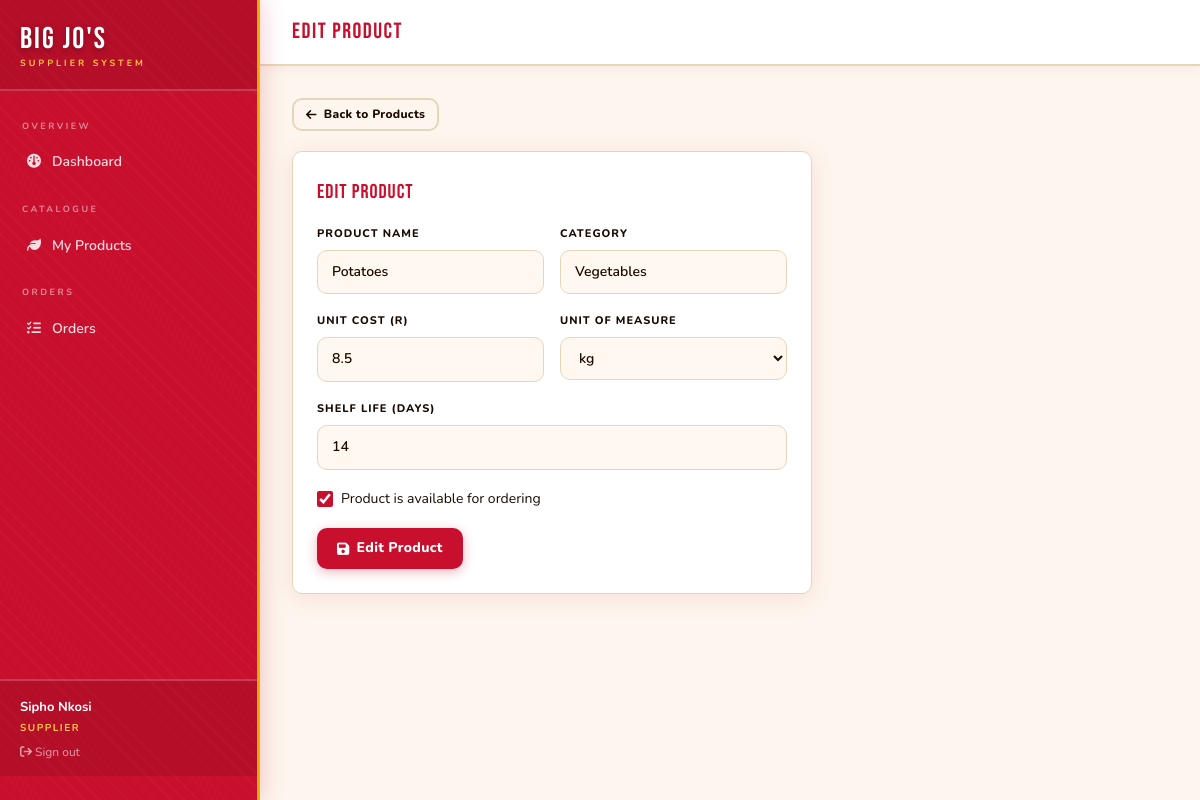
The app's page /supplier/products/1/edit (signed in) with its own data.
### app/models/__init__.py (models this page shows, shortened)
class User(UserMixin, db.Model):
    __tablename__ = 'user'
    id = db.Column(db.Integer, primary_key=True)
    name = db.Column(db.String(120), nullable=False)
    email = db.Column(db.String(120), unique=True, nullable=False)
    password_hash = db.Column(db.String(256), nullable=False)
    role = db.Column(db.String(20), nullable=False)  # manager / supplier / admin
    phone = db.Column(db.String(20))
    created_at = db.Column(db.DateTime, default=utc_now)
    supplier_profile = db.relationship('Supplier', backref='user', uselist=False)
    notifications = db.relationship('Notification', backref='user', lazy='dynamic')

class Product(db.Model):
    __tablename__ = 'product'
    id = db.Column(db.Integer, primary_key=True)
    supplier_id = db.Column(db.Integer, db.ForeignKey('supplier.id'), nullable=False)
    name = db.Column(db.String(120), nullable=False)
    category = db.Column(db.String(80))
    unit_cost = db.Column(db.Float, nullable=False)
    unit_of_measure = db.Column(db.String(20), default='kg')
    shelf_life_days = db.Column(db.Integer, default=7)
    available = db.Column(db.Boolean, default=True)
    inventory = db.relationship('Inventory', backref='product', uselist=False)
    order_lines = db.relationship('OrderLine', backref='product', lazy='dynamic')

### app/supplier/__init__.py (the view, shortened to what this page needs)
@bp.route('/products/<int:product_id>/edit', methods=['GET', 'POST'])
@supplier_required
def edit_product(product_id):
    supplier = get_supplier()
    product = Product.query.filter_by(id=product_id, supplier_id=supplier.id).first_or_404()
    form = ProductForm(obj=product)
    return render_template('supplier/product_form.html', form=form, title='Edit Product')

### app/forms/__init__.py
class ProductForm(FlaskForm):
    name = StringField('Product Name', validators=[DataRequired()])
    category = StringField('Category', validators=[DataRequired()])
    unit_cost = FloatField('Unit Cost (R)', validators=[DataRequired(), NumberRange(min=0)])
    unit_of_measure = SelectField('Unit of Measure',
                                  choices=[('kg', 'kg'), ('unit', 'unit'), ('litre', 'litre'),
                                           ('bag', 'bag'), ('crate', 'crate')])
    shelf_life_days = IntegerField('Shelf Life (days)', validators=[Optional()])
    available = BooleanField('Available', default=True)
    submit = SubmitField('Save Product')

### app/__init__.py (called while the page is built)
@login_manager.user_loader
def load_user(user_id):
    from app.models import User
    return db.session.get(User, int(user_id))

### app/supplier/__init__.py (called while the page is built)
def supplier_required(f):
    @wraps(f)
    def decorated(*args, **kwargs):
        if not current_user.is_authenticated or current_user.role != 'supplier':
            flash('Access restricted to suppliers.', 'danger')
            return redirect(url_for('auth.login'))
        return f(*args, **kwargs)
    return login_required(decorated)

def get_supplier():
    return Supplier.query.filter_by(user_id=current_user.id).first_or_404()

### app/templates/supplier/product_form.html (shortened to what this page needs)
{% extends 'shared/dashboard_layout.html' %}
{% block page_title %}{{ title }}{% endblock %}
{% block content %}
<div style="margin-bottom:20px;">
  <a href="{{ url_for('supplier.products') }}" class="btn btn-outline btn-sm">
    <i class="fa-solid fa-arrow-left"></i> Back to Products
  </a>
</div>
<div class="card" style="max-width:520px;">
  <div class="card-title">{{ title }}</div>
  <form method="POST">
    <div class="form-row">
      <div class="form-group">
        <label class="form-label">Product Name</label>
        {{ form.name(class="form-control", placeholder="e.g. Potatoes") }}
      </div>
      <div class="form-group">
        <label class="form-label">Category</label>
        {{ form.category(class="form-control", placeholder="e.g. Vegetables") }}
      </div>
    </div>
    <div class="form-row">
      <div class="form-group">
        <label class="form-label">Unit Cost (R)</label>
        {{ form.unit_cost(class="form-control", placeholder="0.00") }}
      </div>
      <div class="form-group">
        <label class="form-label">Unit of Measure</label>
        {{ form.unit_of_measure(class="form-control") }}
      </div>
    </div>
    <div class="form-group">
      <label class="form-label">Shelf Life (days)</label>
      {{ form.shelf_life_days(class="form-control", placeholder="7") }}
    </div>
    <div class="form-group">
      <div class="check-wrap">
        {{ form.available() }}
        <label style="color:var(--text);font-size:14px;">Product is available for ordering</label>
      </div>
    </div>
    <button type="submit" class="btn btn-primary">
      <i class="fa-solid fa-floppy-disk"></i> {{ title }}
    </button>
  </form>
</div>
{% endblock %}

### app/templates/shared/dashboard_layout.html (shortened to what this page needs)
{% extends 'base.html' %}
{% block body %}
<div class="flex min-h-screen bg-cream">
  <aside id="sidebar"
         class="fixed inset-y-0 left-0 z-50 flex w-[260px] -translate-x-full flex-col overflow-y-auto
                border-r-[3px] border-gold bg-brand pb-6
                shadow-[4px_0_20px_rgba(200,16,46,.18)] transition-transform duration-200 md:translate-x-0"
         style="background-image:repeating-linear-gradient(45deg,rgba(255,255,255,.03) 0px,rgba(255,255,255,.03) 1px,transparent 1px,transparent 10px)">
    <div class="border-b-2 border-white/20 bg-black/10 px-5 pb-[18px] pt-6">
      <div class="font-display text-[30px] leading-none tracking-[2px] text-white"
           style="text-shadow:0 2px 6px rgba(0,0,0,.3)">Big Jo's</div>
      <div class="mt-0.5 text-[9px] font-bold uppercase tracking-[3px] text-gold2">Supplier System</div>
    </div>
    <nav class="flex-1 space-y-0.5 px-3 py-4">
      {% if current_user.role in ('manager','admin') %}
      <div class="px-2.5 pb-1.5 pt-3 text-[9px] font-bold uppercase tracking-[2.5px] text-white/50">Overview</div>
      <a href="{{ url_for('manager.dashboard') }}"
         class="flex items-center gap-2.5 rounded-[10px] px-3.5 py-2.5 text-[14px] font-semibold transition-all duration-[180ms]
                {% if request.endpoint == 'manager.dashboard' %}bg-gold text-ink shadow-[0_3px_10px_rgba(245,168,0,.4)]
                {% else %}text-white/85 hover:bg-white/20 hover:text-white hover:translate-x-[3px]{% endif %}">
        <span class="w-4 text-center"><i class="fa-solid fa-gauge"></i></span> Dashboard
      </a>
      <div class="px-2.5 pb-1.5 pt-4 text-[9px] font-bold uppercase tracking-[2.5px] text-white/50">Procurement</div>
      <a href="{{ url_for('manager.suppliers') }}"
         class="flex items-center gap-2.5 rounded-[10px] px-3.5 py-2.5 text-[14px] font-semibold transition-all duration-[180ms]
                {% if 'suppliers' in request.endpoint %}bg-gold text-ink shadow-[0_3px_10px_rgba(245,168,0,.4)]
                {% else %}text-white/85 hover:bg-white/20 hover:text-white hover:translate-x-[3px]{% endif %}">
        <span class="w-4 text-center"><i class="fa-solid fa-truck"></i></span> Suppliers
      </a>
      <a href="{{ url_for('manager.orders') }}"
         class="flex items-center gap-2.5 rounded-[10px] px-3.5 py-2.5 text-[14px] font-semibold transition-all duration-[180ms]
                {% if 'orders' in request.endpoint %}bg-gold text-ink shadow-[0_3px_10px_rgba(245,168,0,.4)]
                {% else %}text-white/85 hover:bg-white/20 hover:text-white hover:translate-x-[3px]{% endif %}">
        <span class="w-4 text-center"><i class="fa-solid fa-file-invoice"></i></span> Purchase Orders
      </a>
      <a href="{{ url_for('manager.inventory') }}"
         class="flex items-center gap-2.5 rounded-[10px] px-3.5 py-2.5 text-[14px] font-semibold transition-all duration-[180ms]
                {% if 'inventory' in request.endpoint %}bg-gold text-ink shadow-[0_3px_10px_rgba(245,168,0,.4)]
                {% else %}text-white/85 hover:bg-white/20 hover:text-white hover:translate-x-[3px]{% endif %}">
        <span class="w-4 text-center"><i class="fa-solid fa-boxes-stacked"></i></span> Inventory
      </a>
      <div class="px-2.5 pb-1.5 pt-4 text-[9px] font-bold uppercase tracking-[2.5px] text-white/50">Finance</div>
      <a href="{{ url_for('manager.reports') }}"
         class="flex items-center gap-2.5 rounded-[10px] px-3.5 py-2.5 text-[14px] font-semibold transition-all duration-[180ms]
                {% if 'reports' in request.endpoint %}bg-gold text-ink shadow-[0_3px_10px_rgba(245,168,0,.4)]
                {% else %}text-white/85 hover:bg-white/20 hover:text-white hover:translate-x-[3px]{% endif %}">
        <span class="w-4 text-center"><i class="fa-solid fa-chart-line"></i></span> Reports
      </a>
      <a href="{{ url_for('manager.notifications') }}"
         class="flex items-center gap-2.5 rounded-[10px] px-3.5 py-2.5 text-[14px] font-semibold transition-all duration-[180ms]
                {% if 'notifications' in request.endpoint %}bg-gold text-ink shadow-[0_3px_10px_rgba(245,168,0,.4)]
                {% else %}text-white/85 hover:bg-white/20 hover:text-white hover:translate-x-[3px]{% endif %}">
        <span class="w-4 text-center"><i class="fa-solid fa-bell"></i></span> Notifications
      </a>
      {% elif current_user.role == 'supplier' %}
      <div class="px-2.5 pb-1.5 pt-3 text-[9px] font-bold uppercase tracking-[2.5px] text-white/50">Overview</div>
      <a href="{{ url_for('supplier.dashboard') }}"
         class="flex items-center gap-2.5 rounded-[10px] px-3.5 py-2.5 text-[14px] font-semibold transition-all duration-[180ms]
                {% if request.endpoint == 'supplier.dashboard' %}bg-gold text-ink shadow-[0_3px_10px_rgba(245,168,0,.4)]
                {% else %}text-white/85 hover:bg-white/20 hover:text-white hover:translate-x-[3px]{% endif %}">
        <span class="w-4 text-center"><i class="fa-solid fa-gauge"></i></span> Dashboard
      </a>
      <div class="px-2.5 pb-1.5 pt-4 text-[9px] font-bold uppercase tracking-[2.5px] text-white/50">Catalogue</div>
      <a href="{{ url_for('supplier.products') }}"
         class="flex items-center gap-2.5 rounded-[10px] px-3.5 py-2.5 text-[14px] font-semibold transition-all duration-[180ms]
                {% if 'products' in request.endpoint %}bg-gold text-ink shadow-[0_3px_10px_rgba(245,168,0,.4)]
                {% else %}text-white/85 hover:bg-white/20 hover:text-white hover:translate-x-[3px]{% endif %}">
        <span class="w-4 text-center"><i class="fa-solid fa-leaf"></i></span> My Products
      </a>
      <div class="px-2.5 pb-1.5 pt-4 text-[9px] font-bold uppercase tracking-[2.5px] text-white/50">Orders</div>
      <a href="{{ url_for('supplier.orders') }}"
         class="flex items-center gap-2.5 rounded-[10px] px-3.5 py-2.5 text-[14px] font-semibold transition-all duration-[180ms]
                {% if 'orders' in request.endpoint %}bg-gold text-ink shadow-[0_3px_10px_rgba(245,168,0,.4)]
                {% else %}text-white/85 hover:bg-white/20 hover:text-white hover:translate-x-[3px]{% endif %}">
        <span class="w-4 text-center"><i class="fa-solid fa-list-check"></i></span> Orders
      </a>
      {% endif %}
    </nav>
    <div class="border-t-2 border-white/20 bg-black/10 px-5 py-4 text-[13px]">
      <div class="font-bold text-white">{{ current_user.name }}</div>
      <div class="mt-0.5 text-[10px] font-bold uppercase tracking-[1.5px] text-gold2">{{ current_user.role }}</div>
      <a href="{{ url_for('auth.logout') }}" class="mt-2 block text-xs text-white/60 transition hover:text-white">
        <i class="fa-solid fa-arrow-right-from-bracket"></i> Sign out
      </a>
    </div>
  </aside>
  <div class="flex min-h-screen w-full flex-col md:ml-[260px]">
    <header class="sticky top-0 z-40 flex items-center justify-between border-b-2 border-warm
                   bg-white px-4 py-3.5 shadow-[0_2px_12px_rgba(200,16,46,.07)] md:px-8">
      <div class="flex items-center gap-3">
        <span class="font-display text-[22px] tracking-[1.5px] text-brand">
          {% block page_title %}{% endblock %}
        </span>
      </div>
        {% set unread = current_user.notifications.filter_by(is_read=False).count() %}
    </header>
    <main class="flex-1 p-8">
      {% block content %}{% endblock %}
    </main>
  </div>
</div>
{% endblock %}

### app/static/css/main.css (style rules this page uses)
:root { --bg: #fdf6ee; --surface: #ffffff; --surface2:#fff8f0; --border: #e8d5b7; --accent: #c8102e; --accent2: #e8192e; --gold: #f5a800; --gold2: #ffc93c; --green: #1a8a3a; --red: #c8102e; --blue: #1565c0; --text: #1a0a00; --muted: #1a0a00; }
.btn { display: inline-flex; align-items: center; gap: 7px; padding: 9px 20px; border-radius: 10px; font-family: 'Nunito', sans-serif; font-size: 14px; font-weight: 800; cursor: pointer; border: none; transition: all .18s; text-decoration: none; letter-spacing: .3px; }
.btn-primary { background: #c8102e; color: #fff; box-shadow: 0 3px 12px rgba(200,16,46,.3); }
.btn-outline { background: transparent; border: 2px solid #e8d5b7; color: #1a0a00; }
.btn-sm { padding: 5px 12px; font-size: 12px; }
.card { background: #fff; border: 1.5px solid #e8d5b7; border-radius: 10px; padding: 24px; box-shadow: 0 4px 24px rgba(200,16,46,.10); }
.card-title { font-family: 'Bebas Neue', cursive; font-size: 20px; letter-spacing: 1px; margin-bottom: 16px; color: #c8102e; }
.form-group { margin-bottom: 18px; }
.form-label { display: block; font-size: 11px; font-weight: 800; text-transform: uppercase; letter-spacing: 1px; color: #1a0a00; margin-bottom: 7px; }
.form-control { width: 100%; background: #fff8f0; border: 1.5px solid #e8d5b7; border-radius: 10px; padding: 10px 14px; color: #1a0a00; font-family: 'Nunito', sans-serif; font-size: 14px; font-weight: 600; transition: border-color .18s, box-shadow .18s; }
.form-row { display: grid; grid-template-columns: 1fr 1fr; gap: 16px; }
.check-wrap { display: flex; align-items: center; gap: 8px; }
input[type=checkbox] { accent-color: #c8102e; width: 16px; height: 16px; }
.form-control option { background: #ffffff; }

### records on screen
User: name "Sipho Nkosi", role "SUPPLIER"
Product: name "Potatoes", category "Vegetables", unit_cost "8.5", unit_of_measure "kg", shelf_life_days "14", available "☑"

### other values on screen
{{ title }} "Edit Product"
